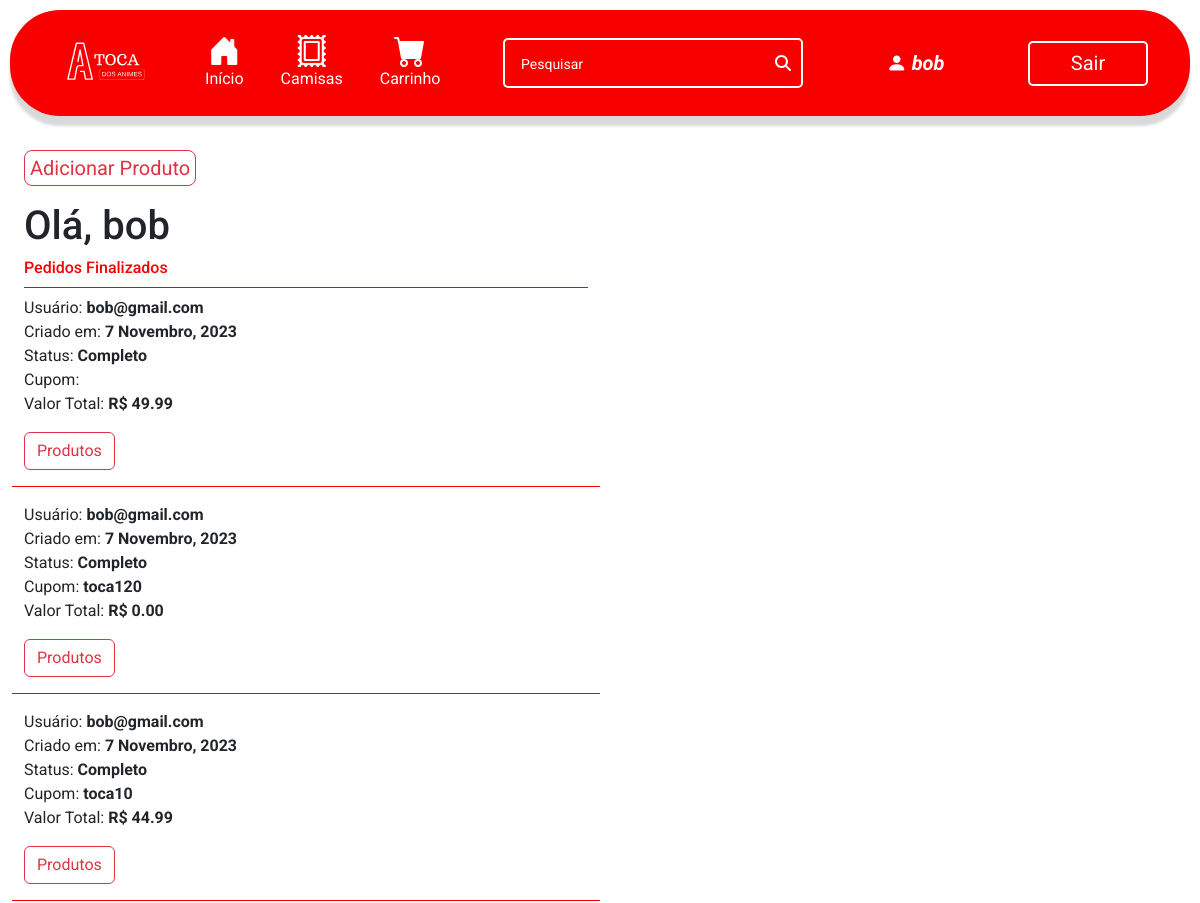
The app's page /user_page (signed in, upper part), older data.
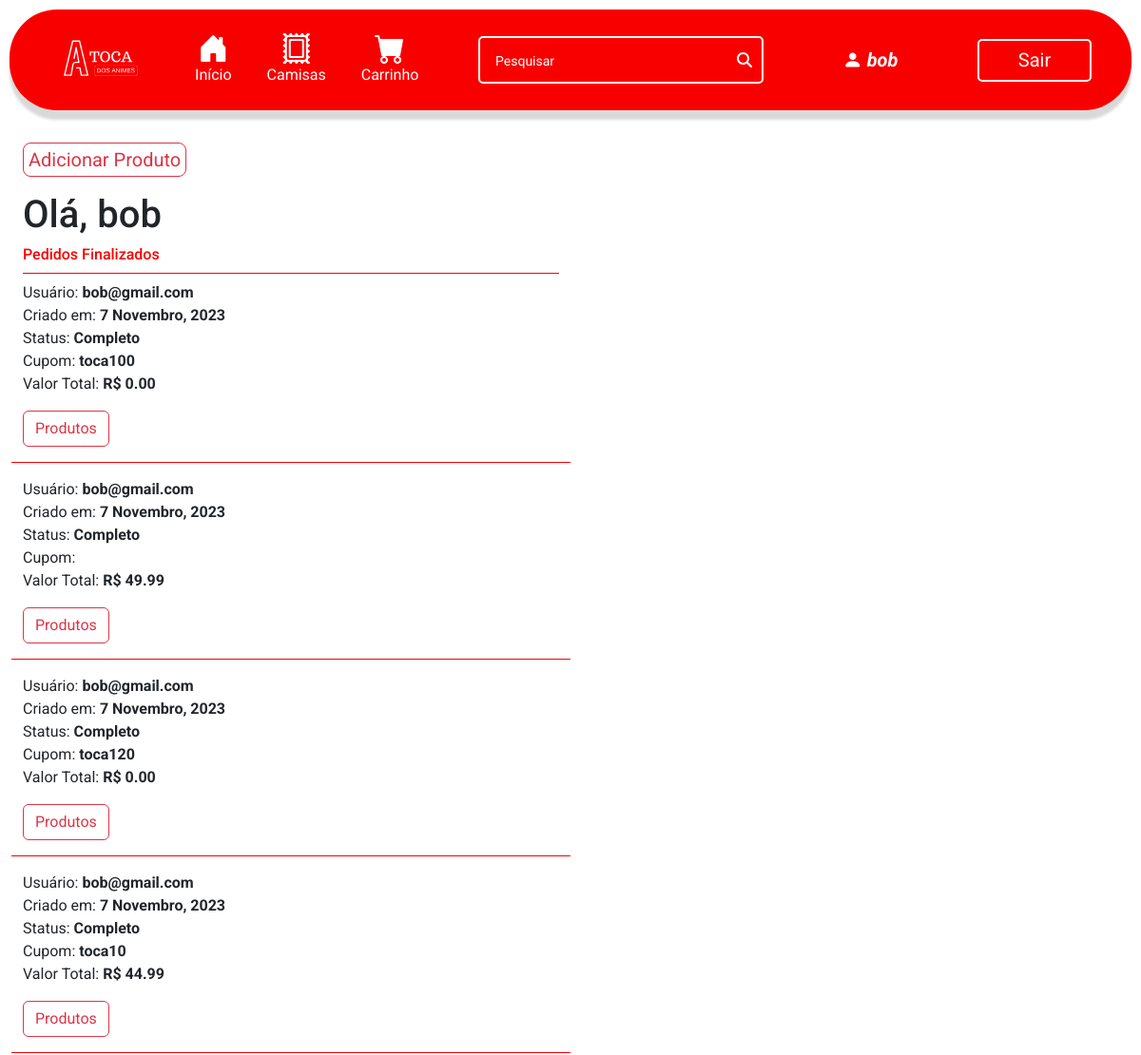
The same page, newer data.
### ecommerce/models.py (models this page shows, shortened)
class Pedido(models.Model):
    cupom = models.ForeignKey(Cupom, on_delete=models.CASCADE, related_name="cupons_utilizados", blank=True, null=True)
    usuario = models.ForeignKey(User, on_delete=models.CASCADE, related_name="pedidos")
    data_pedido = models.DateTimeField(auto_now_add=True)
    complete = models.BooleanField(default=False, null=True, blank=False)
    cupom_status = models.BooleanField(default=False, null=True, blank=True)
    @property
    def get_total_cupom(self):
        valor_carrinho = self.get_total_carrinho
        total_cupom = float(valor_carrinho) - (float(valor_carrinho) * (self.cupom.porcentagem / 100))
        return total_cupom
    @property
    def get_total_carrinho(self):
        itempedido = self.items.all()
        total = sum([item.get_total for item in itempedido])
        return total

class User(AbstractUser):
    cpf = models.CharField(max_length=11, blank=False, null=True)
    adm = models.BooleanField(default=False)
    def __str__(self):
        return self.username

class ItemPedido(models.Model):
    produto = models.ForeignKey(Produto, on_delete=models.CASCADE, related_name="produto_item", blank=True, null=True)
    pedido = models.ForeignKey(Pedido, on_delete=models.CASCADE, blank=True, null=True, related_name="items")
    tamanho = models.CharField(max_length=2, default="", blank=False)
    quantidade = models.PositiveIntegerField(null=True, blank=True)
    data_adicionada = models.DateTimeField(auto_now_add=True)
    @property
    def get_total(self):
        total = self.quantidade * self.produto.valor_produto
        return total

class Produto(models.Model):
    nome_produto = models.CharField(max_length=255)
    descricao_produto = models.TextField()
    valor_produto = models.DecimalField(max_digits=6, decimal_places=2)
    image = models.ImageField(null=True, blank=False)
    img_url = models.URLField(null=True, blank=True)
    tamanho_p = models.IntegerField(blank=False, null=True)
    tamanho_m = models.IntegerField(blank=False, null=True)
    tamanho_g = models.IntegerField(blank=False, null=True)
    tamanho_gg = models.IntegerField(blank=False, null=True)
    compradores = models.ManyToManyField(User, blank=True, related_name="compras")

class Cupom(models.Model):
    nome_cupom = models.CharField(max_length=24, null=True, blank=False)
    porcentagem = models.IntegerField(blank=False, null=True)

### ecommerce/views.py (the view)
# urls.py: path("user_page", views.user_page, name="user_page"),
@login_required
def user_page(request):
    pedidos_finalizados = Pedido.objects.filter(usuario=request.user, complete=True).order_by("-data_pedido")
    return render(request, "ecommerce/user_page.html", context={
        "pedidos_finalizados": pedidos_finalizados,
    })

### ecommerce/templates/ecommerce/user_page.html (shortened to what this page needs)
{% extends 'ecommerce/layout.html' %}
{% load static %}
{% load i18n %}
{% block body %}
    <div class="container-fluid p-4">
        {% if user.is_superuser or user.adm %}
            <div class="row pb-3">
                <div class="col">
                    <a href="{% url 'add_produto' %}"><button class="btn btn-outline-danger btn-lg" style="padding: 2px 5px 2px 5px;">Adicionar Produto</button></a>
                </div>
            </div>
        {% endif %}
        <div class="row">
            <div class="col-6">
                <h1>Olá, {{user.get_full_name}}</h1>
                <h6 style="color: #f80000; border-bottom: 1px solid #f80000; padding-bottom: 10px;">Pedidos Finalizados</h6>
            </div>
        </div>
        {% for pedido in pedidos_finalizados %}
            <div class="row mb-3">
                <div class="col-6" style="border-bottom: 1px solid #F80000;">
                    <p>
                        Usuário: <strong>{{pedido.usuario}}</strong> <br>
                        Criado em: <strong>{% language 'pt-br' %}{{ pedido.data_pedido|date:'j F, Y' }}{% endlanguage %}</strong>
                        <br>
                        Status: <strong>Completo</strong> <br>
                        Cupom: <strong>{{pedido.cupom.nome_cupom}}</strong> <br>
                        Valor Total:
                            {% if pedido.cupom_status %}
                                <strong> R$ {{pedido.get_total_cupom|floatformat:2}} </strong>
                            {% else %}
                                <strong> R$ {{pedido.get_total_carrinho|floatformat:2}} </strong>
                            {% endif %}
                    </p>
                    <p>
                        <button class="btn btn-outline-danger" type="button" data-bs-toggle="collapse" data-bs-target="#collapse-{{pedido.pk}}"
                            aria-expanded="false" aria-controls="collapse-{{pedido.pk}}">
                            Produtos
                        </button>
                    </p>
                </div>
            </div>
            {% empty %}
                <h4>Você ainda não finalizou nenhum pedido.</h4>
        {% endfor %}
    </div>
{% endblock %}

Row changes from the older to the newer data that the page shows:
now on this page (row edited): Pedido: usuario "bob@gmail.com", data_pedido "7 Novembro, 2023", cupom.nome_cupom "toca100", get_total_cupom "0.00"
